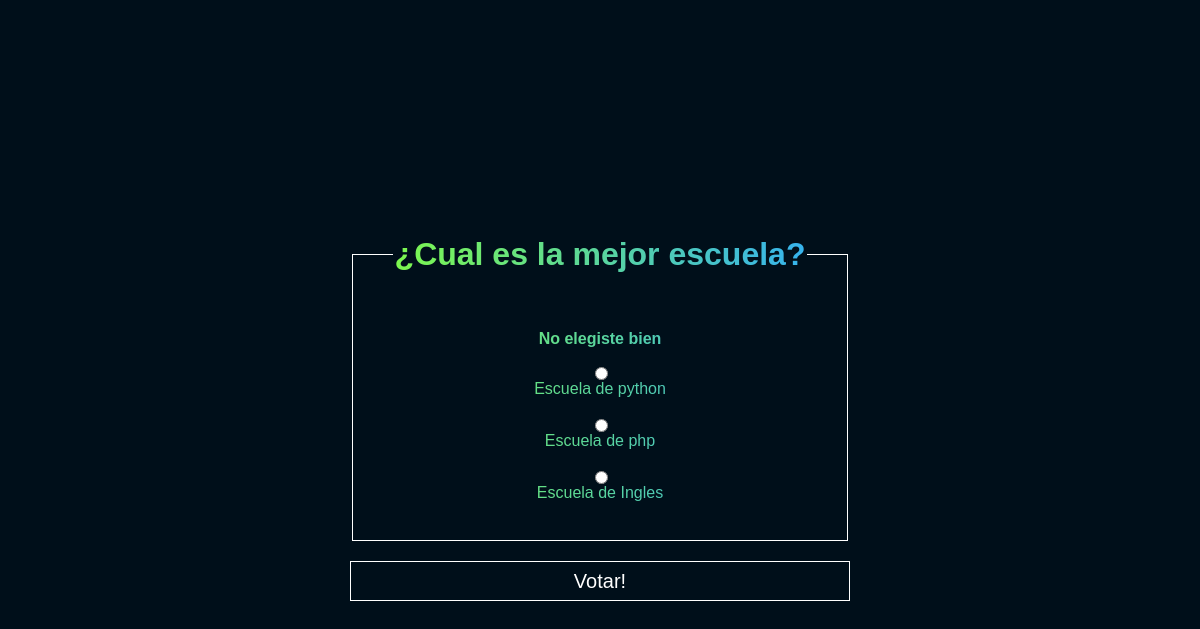
Page /polls/2/vote on the committed database.
### polls/models.py (models this page shows, shortened)
class Question(models.Model):
    question_text = models.CharField(max_length=200)
    pub_date = models.DateTimeField(auto_now_add=True)

class Choice(models.Model):
    question = models.ForeignKey(Question, on_delete=models.CASCADE)
    choice_text = models.CharField(max_length=200)
    votes = models.IntegerField(default=0)

### polls/views.py (the view)
# urls.py: path('<int:question_id>/vote',views.vote, name="vote"),
def vote(request, question_id):
    question= get_object_or_404(Question, pk=question_id)
    try:
        selected_choice = question.choice_set.get(pk=request.POST["choice"])
    except (KeyError, Choice.DoesNotExist):
        return render (request, "polls/detail.html", {"question": question, "error_message":"No elegiste bien"})
    else:
        selected_choice.votes += 1
        selected_choice.save()
        return HttpResponseRedirect(reverse("polls:result", args=(question_id,)))

### polls/templates/polls/detail.html (shortened to what this page needs)
{% load static %}
<!DOCTYPE html>
<html lang="en">
  <head>
    <link rel="stylesheet" href=" {% static 'polls/style.css' %}">
    <link rel="stylesheet" href=" {% static 'polls/detail.css' %}">
  </head>
  <body>
    <form action=" {% url 'polls:vote' question.id %}" method="POST">
        <fieldset>
            <legend><h1>{{ question.question_text }}</h1></legend>
            {% if error_message  %}
                <p><strong> {{ error_message }}</strong></p>
            {% endif %}
            {% for choice in question.choice_set.all %}
                <input
                    type="radio"
                    name="choice"
                    id="choice {{ forloop.counter }}"
                    value= {{ choice.id }}
                    >
                <label for="choice {{ forloop.counter }}">
                    {{ choice.choice_text }}
                </label>
                <br>
            {% endfor %}
        </fieldset>
        <input type="submit" value="Votar!">
    </form>
  </body>
</html>

### polls/static/polls/style.css (style rules this page uses)
body { display: flex; align-items: center; justify-content: center; flex-direction: column; height: 100vh; background: hsl(204 100% 5%); font-family: Arial, Helvetica, sans-serif; }

### polls/static/polls/detail.css (style rules this page uses)
form { background: linear-gradient( to right, hsl(98, 100%, 62%), hsl(204, 100%, 59%) ); -webkit-background-clip: text; -webkit-text-fill-color: transparent; text-align: center; }
fieldset { align-items: center; border: 1px solid white; display: flex; flex-direction: column; justify-content: center; padding: 20px 40px; }
input[type="submit"] { -webkit-text-fill-color: white; background-color: hsl(205, 100%, 5%); border: 1px solid white; font-size: 20px; height: 40px; margin-top: 20px; width: 100%; cursor: pointer; }

### rows in the picture
Question: question_text "¿Cual es la mejor escuela?"
Choice: choice_text "Escuela de python"
Choice: choice_text "Escuela de php"
Choice: choice_text "Escuela de Ingles"

### other values in the picture
{{ error_message }} "No elegiste bien"
